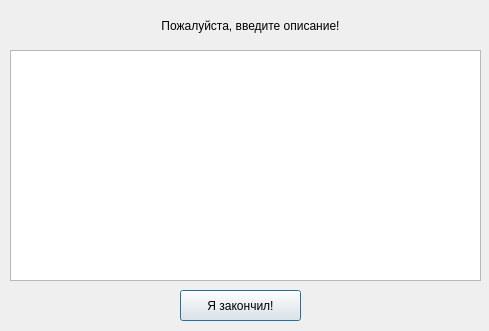
<?xml version="1.0" encoding="UTF-8"?>
<ui version="4.0">
 <class>Dialog</class>
 <widget class="QDialog" name="Dialog">
  <property name="geometry">
   <rect>
    <x>0</x>
    <y>0</y>
    <width>489</width>
    <height>331</height>
   </rect>
  </property>
  <property name="windowTitle">
   <string>Введите описание события</string>
  </property>
  <property name="windowIcon">
   <iconset>
    <normaloff>Task-Manager.ico</normaloff>Task-Manager.ico</iconset>
  </property>
  <property name="styleSheet">
   <string notr="true">font: 75 12pt &quot;MS Shell Dlg 2&quot;;</string>
  </property>
  <widget class="QTextEdit" name="description">
   <property name="geometry">
    <rect>
     <x>10</x>
     <y>50</y>
     <width>471</width>
     <height>231</height>
    </rect>
   </property>
  </widget>
  <widget class="QLabel" name="label">
   <property name="geometry">
    <rect>
     <x>20</x>
     <y>10</y>
     <width>461</width>
     <height>31</height>
    </rect>
   </property>
   <property name="minimumSize">
    <size>
     <width>461</width>
     <height>31</height>
    </size>
   </property>
   <property name="maximumSize">
    <size>
     <width>461</width>
     <height>31</height>
    </size>
   </property>
   <property name="text">
    <string>Пожалуйста, введите описание!</string>
   </property>
   <property name="alignment">
    <set>Qt::AlignCenter</set>
   </property>
  </widget>
  <widget class="QPushButton" name="over">
   <property name="geometry">
    <rect>
     <x>180</x>
     <y>290</y>
     <width>121</width>
     <height>31</height>
    </rect>
   </property>
   <property name="text">
    <string>Я закончил!</string>
   </property>
  </widget>
 </widget>
 <resources/>
 <connections/>
</ui>
